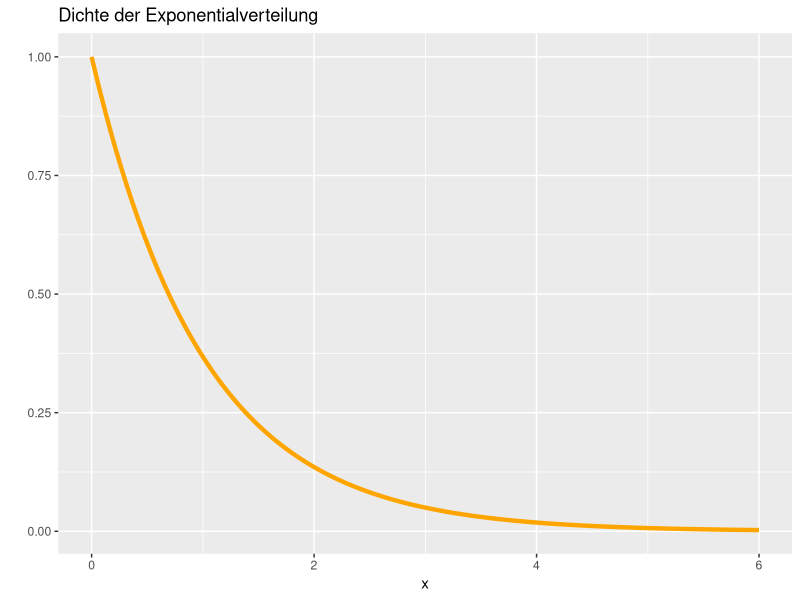
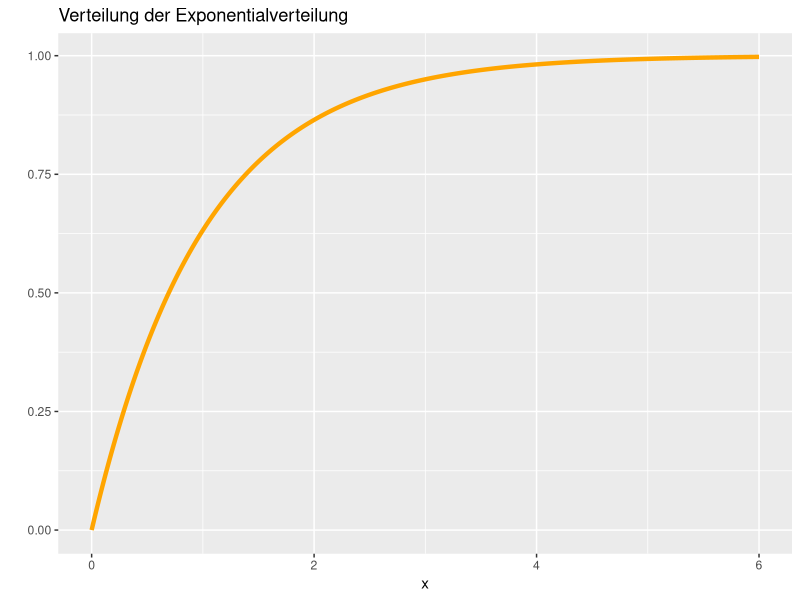
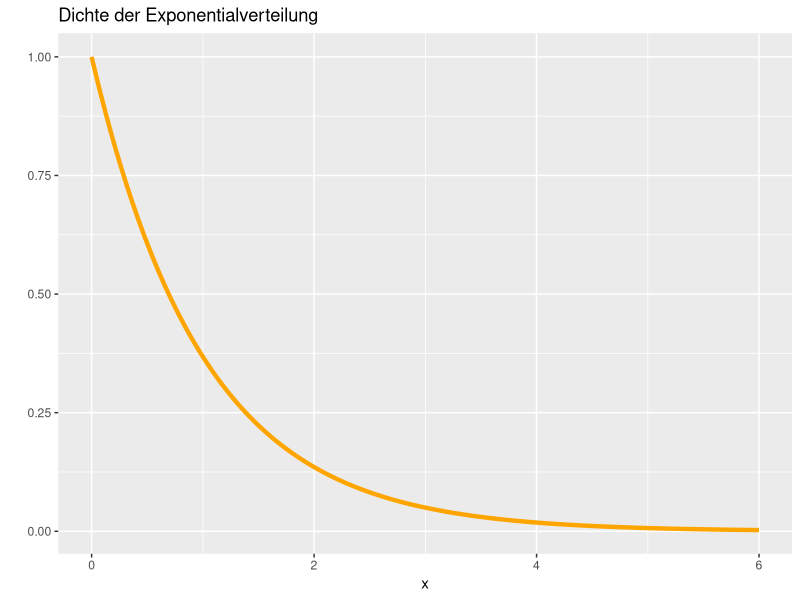
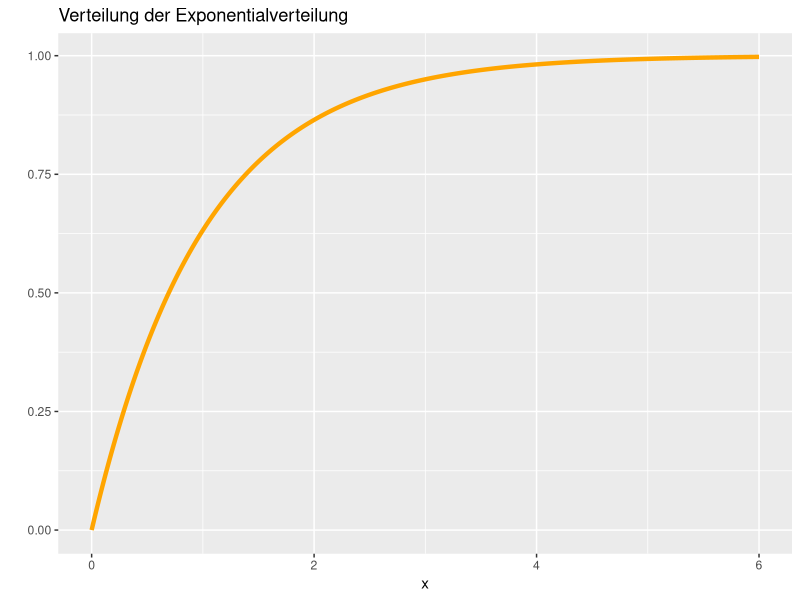

Generate these figures, in order, with R:
## ---- chunk 1
knitr::opts_chunk$set(echo = TRUE)
library(tidyverse)
## ---- chunk 2
daten <- tribble(
  ~x,
  0,
  6
)

expoDens <- ggplot(data = daten, aes(x)) +
  stat_function(fun = dexp, n = 1001, args = list(rate = 1),
                colour="orange", size=1.5) +  
  labs(
    title="Dichte der Exponentialverteilung",
    y=""
  ) 

expoDens

ggsave(filename="expoDens.png", plot=last_plot(), device="png",
       path="images/", width=16, height=9, units="cm")

expoDistri <- ggplot(data = daten, aes(x)) +
  stat_function(fun = pexp, n = 1001, args = list(rate = 1),
                colour="orange", size=1.5) +  
  labs(
    title="Verteilung der Exponentialverteilung",
    y=""
  ) 

expoDistri

ggsave(filename="expoDistri.png", plot=last_plot(), device="png",
       path="images/", width=16, height=9, units="cm")
